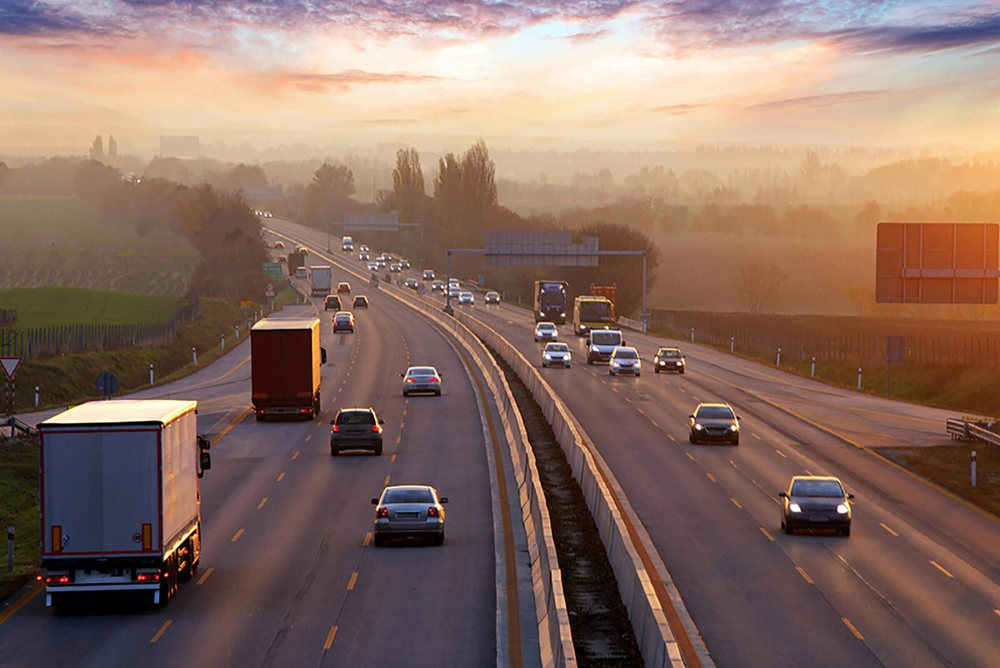
#> input picture Open CV/images/image.png, 1000 x 668 px, shrunk from 2400 x 1603 before the run, found by its file name
$ python t2-distribution.py
#> lines starting #> are read from the running program, lines starting #| are printed output that depends on the picture
import cv2
import matplotlib.pyplot as plt

img  = cv2.imread('School Task\images\image.png')
#> img is the input picture: shape (668, 1000, 3); mean B, G, R 98.4, 109.4, 136.3
gray = cv2.cvtColor(img, cv2.COLOR_BGR2GRAY)
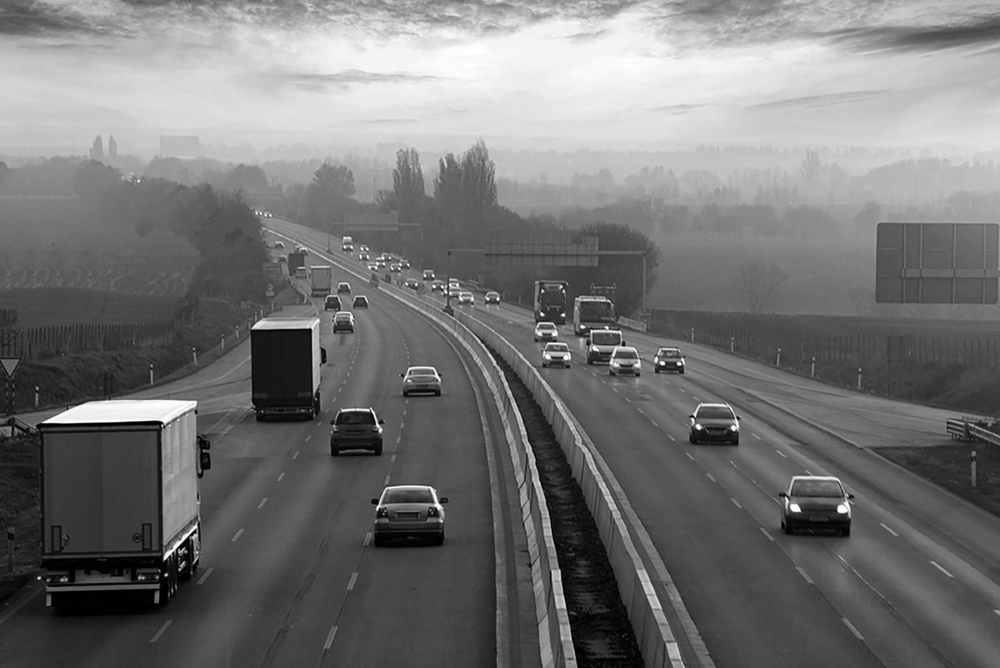
#> gray: shape (668, 1000); min 0, max 255, mean 116.2
img  = img / 2
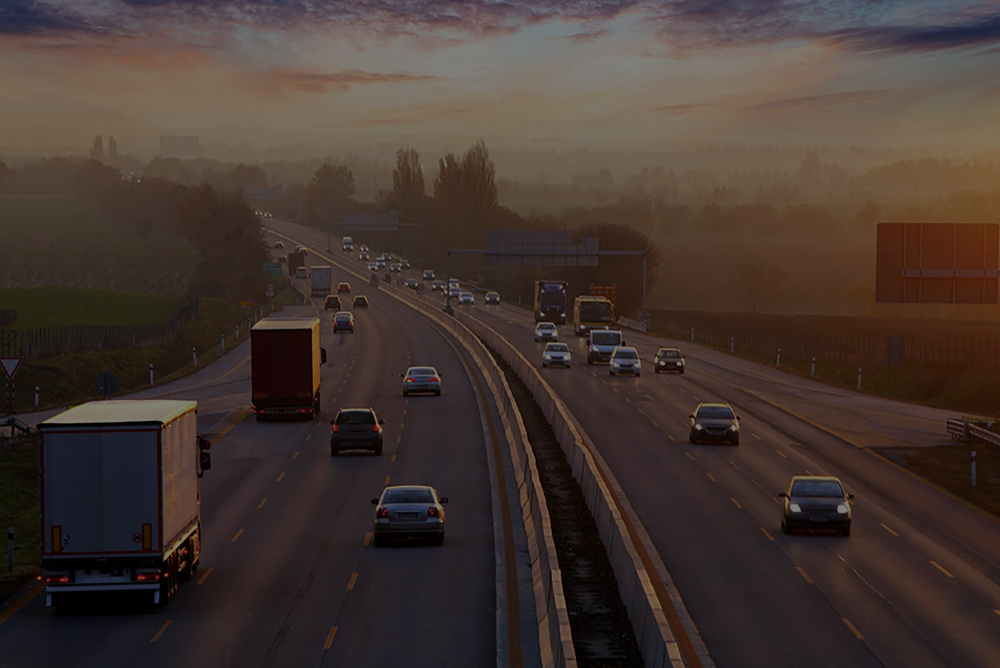
#> img: shape (668, 1000, 3) float64; mean B, G, R 49.2, 54.7, 68.1

while True:
    plt.subplot(1, 2, 1)
    plt.imshow(gray, cmap='gray')
    plt.title('Original')
    plt.xticks([]), plt.yticks([])

    plt.subplot(1, 2, 2)
    plt.imshow(img, cmap='gray')
    plt.title('Divided by 2')
    plt.xticks([]), plt.yticks([])

    plt.show()
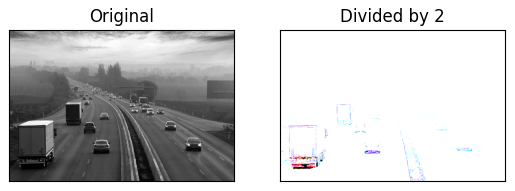
#> figure drawn by matplotlib, 2 panels; B, G, R data is drawn as R, G, B
    break
